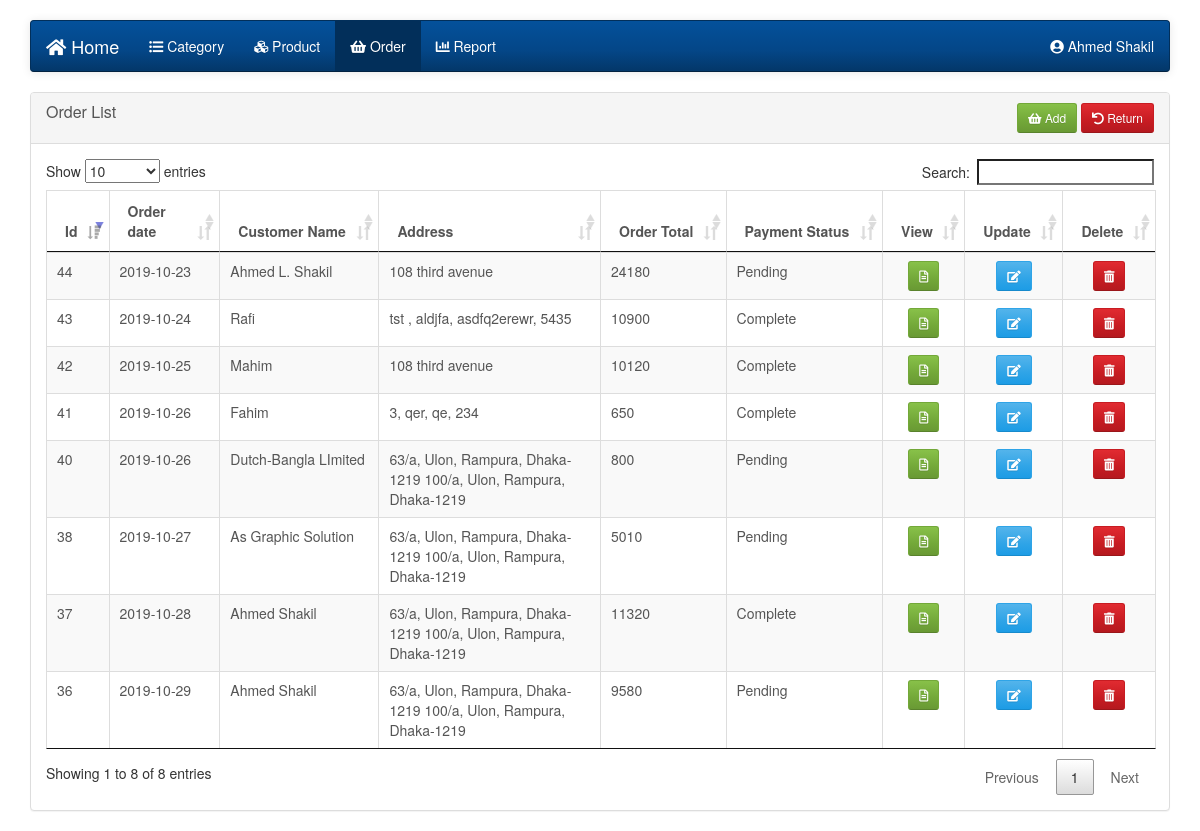
The page /order.php (signed in) on the database its author committed.
### tables this page shows
CREATE TABLE `inventory_order` (
  `order_id` int(11) NOT NULL,
  `user_id` int(11) NOT NULL,
  `payment_status` varchar(255) NOT NULL,
  `order_date` date NOT NULL,
  `order_total` int(11) NOT NULL DEFAULT 0,
  `payment_method` varchar(255) NOT NULL DEFAULT 'bKash',
  `cod` int(11) NOT NULL DEFAULT 0,
  `courier_charge` int(11) NOT NULL DEFAULT 0,
  `customer_name` varchar(255) NOT NULL,
  `customer_mobile` varchar(255) NOT NULL,
  `customer_address` varchar(255) NOT NULL,
  `order_from` varchar(255) NOT NULL,
  `reference_no` varchar(255) NOT NULL,
  `shipping_charge` int(11) NOT NULL DEFAULT 0,
  `net_total` int(11) NOT NULL DEFAULT 0,
  `delivery_by` varchar(255) DEFAULT NULL,
  `remarks` varchar(255) DEFAULT NULL,
  `order_status` int(11) NOT NULL DEFAULT 1
);

### order.php (the view, shortened to what this page needs)
<?php
include('function.php');
include('header.php');
?>
	<link rel="stylesheet" href="css/datepicker.css">
	<link rel="stylesheet" href="https://cdnjs.cloudflare.com/ajax/libs/bootstrap-select/1.12.2/css/bootstrap-select.min.css">
	<div class="row">
		<div class="col-lg-12">
			<div class="panel panel-default">
                <div class="panel-heading">
                	<div class="row">
                    	<div class="col-lg-10 col-md-10 col-sm-8 col-xs-6">
                            <h3 class="panel-title">Order List</h3>
                        </div>
                        <div class="col-lg-2 col-md-2 col-sm-4 col-xs-6" align="right">
							<button type="button" name="add" id="add_button" class="btn btn-success btn-sm"><i class="fa fa-shopping-basket"></i> Add</button>
							<button type="button" name="add" id="return_button" class="btn btn-danger btn-sm"><i class="fas fa-undo"></i> Return</button>
                        </div>
                    </div>
                </div>
                <div class="panel-body">
                	<table id="order_data" class="table table-bordered table-striped" style="font-size: 14px;">
                		<thead>
							<tr>
								<th>Id</th>
								<th width="10%">Order date</th>
								<th>Customer Name</th>
								<th width="20%">Address</th>
								<th>Order Total</th>
								<th>Payment Status</th>
								<th>View</th>
								<th>Update</th>
								<th>Delete</th>
							</tr>
						</thead>
						<tbody>
							<?php
							$fetch_product_query = 'SELECT * FROM inventory_order ORDER BY order_id DESC';
							$Execute = mysqli_query($conn, $fetch_product_query);
							while ($row = mysqli_fetch_assoc($Execute)) {
								$order_id = $row['order_id'];
								$order_date = $row['order_date'];
								$customer_name = $row['customer_name'];
								$customer_address = $row['customer_address'];
								$order_total = $row['order_total'];
								$payment_status = $row['payment_status'];
								 ?>
							<tr>
							<td  ><?php  echo $order_id; ?></td>
							<td  ><?php  echo $order_date; ?></td>
							<td  ><?php  echo $customer_name; ?></td>
							<td  ><?php  echo $customer_address; ?></td>
							<td><?php  echo $order_total; ?></td>
							<td><?php  echo $payment_status; ?></td>
							<td align="center"  ><a href="view_order.php?order_id=<?php echo $order_id; ?>" target="_blank" id="<?php echo $order_id;  ?>" class="btn btn-success btn-sm"><i class="far fa-file-alt"></i></a>
							</td>
							<td align="center">
							<a id="<?php echo $order_id;  ?>"  class="update_order btn btn-primary btn-sm"><i class="fa fa-edit"></i></a>
							</td >
							<td align="center">
							<a id="<?php echo $order_id;  ?>"  class="delete_order btn btn-danger btn-sm"><i class="fas fa-trash-alt"></i></a>
							</td>
							</tr>
						<?php
							}
						?>
                </tbody>
                	</table>
                </div>
            </div>
        </div>
    </div>

### header.php (shortened to what this page needs)
<!DOCTYPE html>
<html>
	<head>
		<link rel="stylesheet" href="css/bootstrap.min.css" />
		<link rel="stylesheet" href="css/style.css" />
		<link rel="stylesheet" href="vendors/SweetAlert2/package/dist/sweetalert2.min.css" />
		<link rel="stylesheet" href="vendors/select2/dist/css/select2.min.css" />
		<link rel="stylesheet" href="vendors/dataTable/datatables.min.css" />
		<link rel="stylesheet" href="vendors/morris.js/morris.css">
		<link rel="stylesheet" href="css/dataTables.bootstrap.min.css" />
		<link rel="stylesheet" href="https://use.fontawesome.com/releases/v5.7.2/css/all.css">
	</head>
	<body>
		<br />
		<div class="container">
			<nav class="navbar navbar-inverse">
				<div class="container-fluid">
					<div class="navbar-header">
						<a href="index.php" class="navbar-brand link"> <i class="fa fa-home" aria-hidden="true"></i> Home</a>
					</div>
					<ul class="nav navbar-nav">
						<li><a href="category.php"><i class="fa fa-list-ul link" aria-hidden="true"></i> Category</a></li>
						<li><a href="product.php"><i class="fa fa-cubes link" aria-hidden="true"></i> Product</a></li>
						<li><a href="order.php"><i class="fa fa-shopping-basket link" aria-hidden="true"></i> Order</a></li>
						<li><a href="sale_report.php"><i class="fas fa-chart-bar"></i> Report</a></li>
					</ul>
					<ul class="nav navbar-nav navbar-right">
						<li class="dropdown link">
							<a href="#" class="dropdown-toggle" data-toggle="dropdown"><span class="label label-pill label-danger count"></span><i class="fas fa-user-circle"></i>  <?php echo $_SESSION["user_name"]; ?></a>
						</li>
					</ul>
				</div>
			</nav>

### header.php (style rules this page uses)
.active { background-color: #022f5a; color: white; }

### rows shown on the page
inventory_order: order_id "44", order_date "2019-10-23", customer_name "Ahmed L. Shakil", customer_address "108 third avenue", order_total "24180", payment_status "Pending"
inventory_order: order_id "43", order_date "2019-10-24", customer_name "Rafi", customer_address "tst , aldjfa, asdfq2erewr, 5435", order_total "10900", payment_status "Complete"
inventory_order: order_id "42", order_date "2019-10-25", customer_name "Mahim", customer_address "108 third avenue", order_total "10120", payment_status "Complete"
inventory_order: order_id "41", order_date "2019-10-26", customer_name "Fahim", customer_address "3, qer, qe, 234", order_total "650", payment_status "Complete"
inventory_order: order_id "40", order_date "2019-10-26", customer_name "Dutch-Bangla LImited", customer_address "63/a, Ulon, Rampura, Dhaka-1219 100/a, Ulon, Rampura, Dhaka-1219", order_total "800", payment_status "Pending"
inventory_order: order_id "38", order_date "2019-10-27", customer_name "As Graphic Solution", customer_address "63/a, Ulon, Rampura, Dhaka-1219 100/a, Ulon, Rampura, Dhaka-1219", order_total "5010", payment_status "Pending"
inventory_order: order_id "37", order_date "2019-10-28", customer_name "Ahmed Shakil", customer_address "63/a, Ulon, Rampura, Dhaka-1219 100/a, Ulon, Rampura, Dhaka-1219", order_total "11320", payment_status "Complete"
inventory_order: order_id "36", order_date "2019-10-29", customer_name "Ahmed Shakil", customer_address "63/a, Ulon, Rampura, Dhaka-1219 100/a, Ulon, Rampura, Dhaka-1219", order_total "9580", payment_status "Pending"

### other values the page prints
$_SESSION["user_name"] "Ahmed Shakil"
